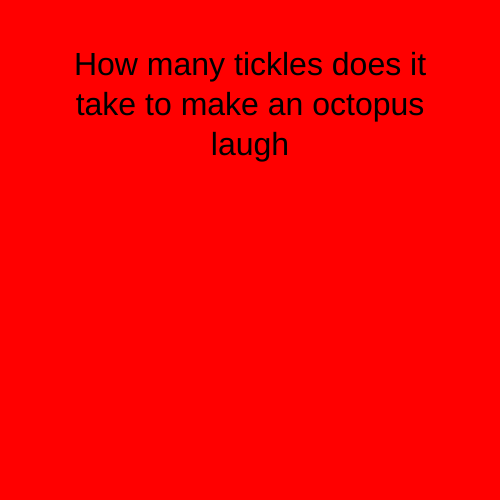
Frame 1 (no input)
Frame 60 (no input): identical to frame 1, image omitted
Frame 120 (the mouse pressed at the canvas centre since frame 60): identical to frame 1, image omitted

The p5.js sketch that drew this single still picture (run headless with seeded random() and noise() and a simulated clock; from frame 60 on, the mouse is pressed at the canvas centre):

// p5.js sketch
// ── sketch.js
let state = 0;
let timer = 0;


function setup() {
  createCanvas(500, 500);
  textSize(32)
  textAlign(CENTER);
  rectMode(CENTER);
}

function draw() {

  switch(state){

      case 0:
        background('red');
        text("How many tickles does it take to make an octopus laugh", 250, 250, 400, 400);

        timer = timer + 1;
        if (timer > 5 * 60){
          state = 1;
        timer = 0;
        }
        break;

        case 1:
        background ('purple');
        text ('Ten Tickles', 250, 250, 400, 400);
        break;
  }
}
